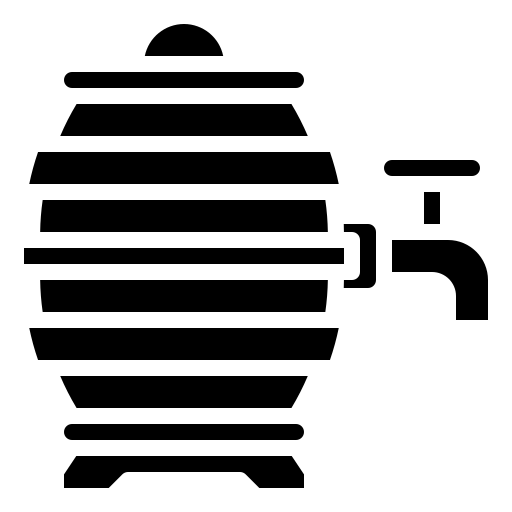
#> input picture barrel.png, 512 x 512 px; its folder holds 6 pictures in this run
$ python -i game2.py   (imports and definitions only)   (older library calls are emulated)
#> lines starting #> are read from the running program, lines starting #| are printed output that depends on the picture
from tkinter import *
from PIL import ImageTk, Image
import random
from tkinter import messagebox

count = 0
btn_count=[]
# [2 lines not run here, left out]
answer_list = []
answer_dict = {}
score = 0
def initiateezmode():

	root = Tk()
	root.title('Test Ya Memori')
	root.geometry("700x550")
	root.configure(bg="gray")

	messagebox.showinfo("INFO", "Pairs will be locked when found, clicked tiles turn white")

	#--------------------import images and name them-------------------------------#
	barrel_image = Image.open('barrel.png')
#> barrel_image is the input picture: PIL image 512x512 RGBA; mean R, G, B, A 0, 0, 0, 77.8
	boat_image   = Image.open('boat.png')
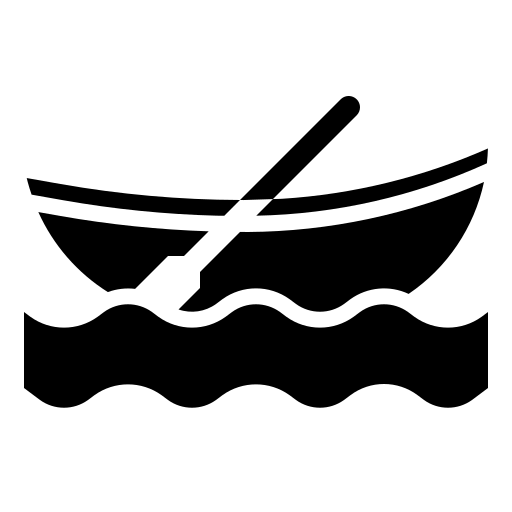
#> input picture boat.png, 512 x 512 px
#> boat_image is the input picture: PIL image 512x512 RGBA; mean R, G, B, A 0, 0, 0, 70
	bomb_image   = Image.open('bomb.png')
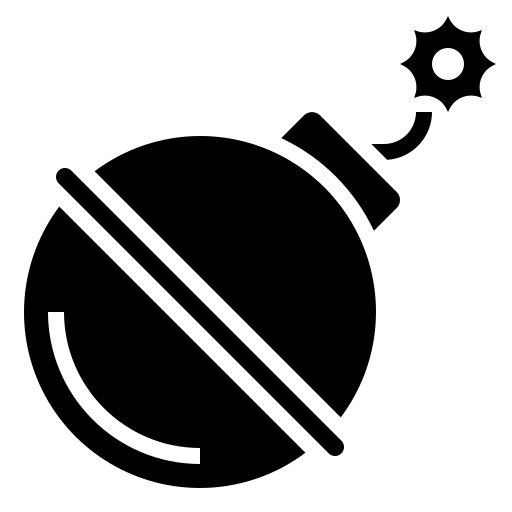
#> input picture bomb.png, 512 x 512 px
#> bomb_image is the input picture: PIL image 512x512 RGBA; mean R, G, B, A 0, 0, 0, 90.5
	cannon_image = Image.open('cannon.png')
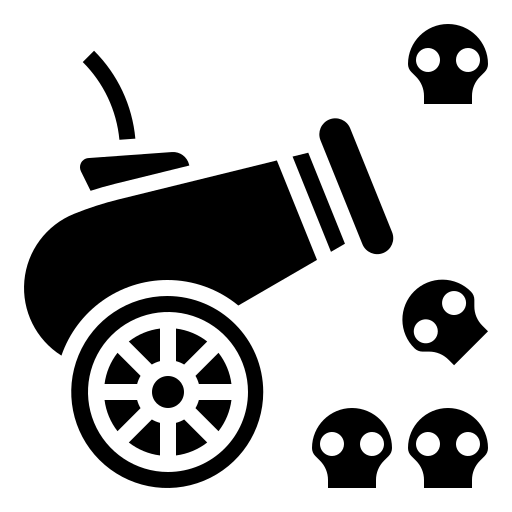
#> input picture cannon.png, 512 x 512 px
#> cannon_image is the input picture: PIL image 512x512 RGBA; mean R, G, B, A 0, 0, 0, 68.3
	chains_image = Image.open('chains.png')
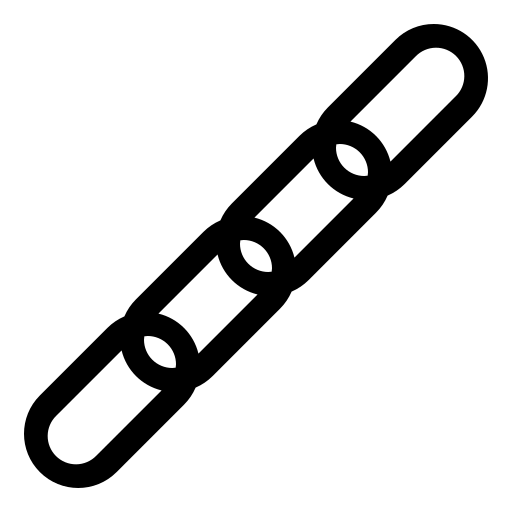
#> input picture chains.png, 512 x 512 px
#> chains_image is the input picture: PIL image 512x512 RGBA; mean R, G, B, A 0, 0, 0, 39.7
	chest_image  = Image.open('chest.png')
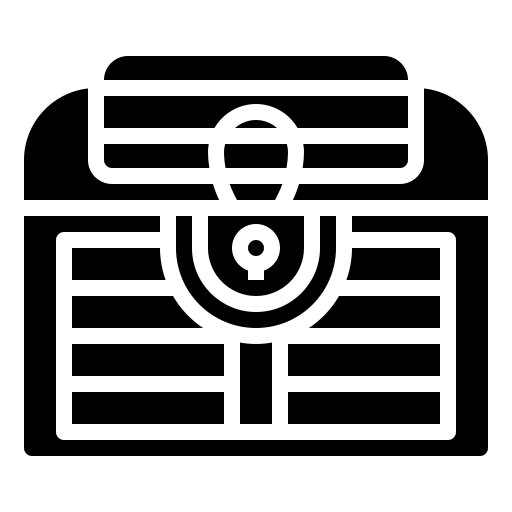
#> input picture chest.png, 512 x 512 px
#> chest_image is the input picture: PIL image 512x512 RGBA; mean R, G, B, A 0, 0, 0, 106.1
#> (the run stopped early here; a loop or call above may not have finished)
